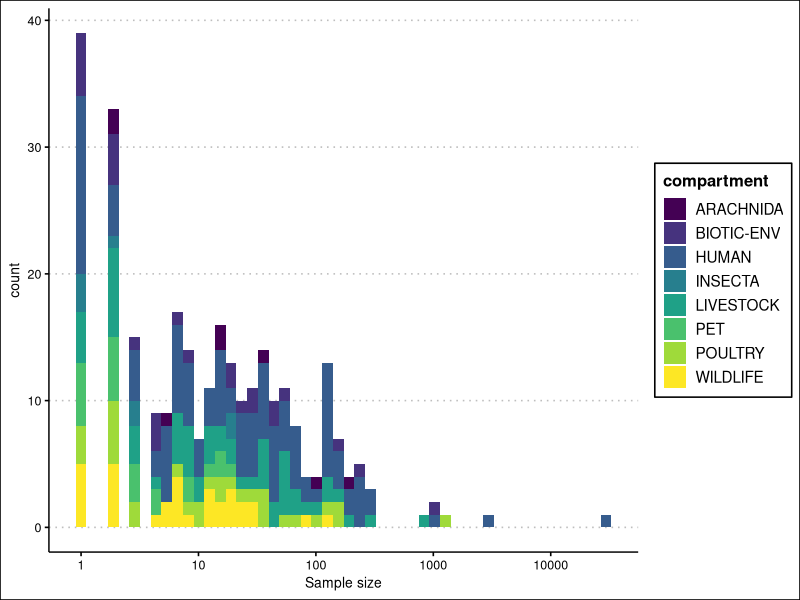
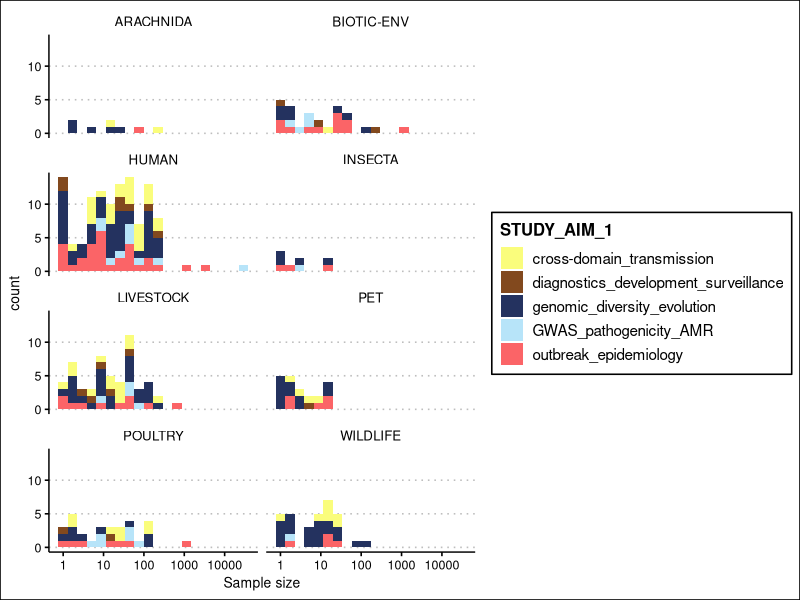
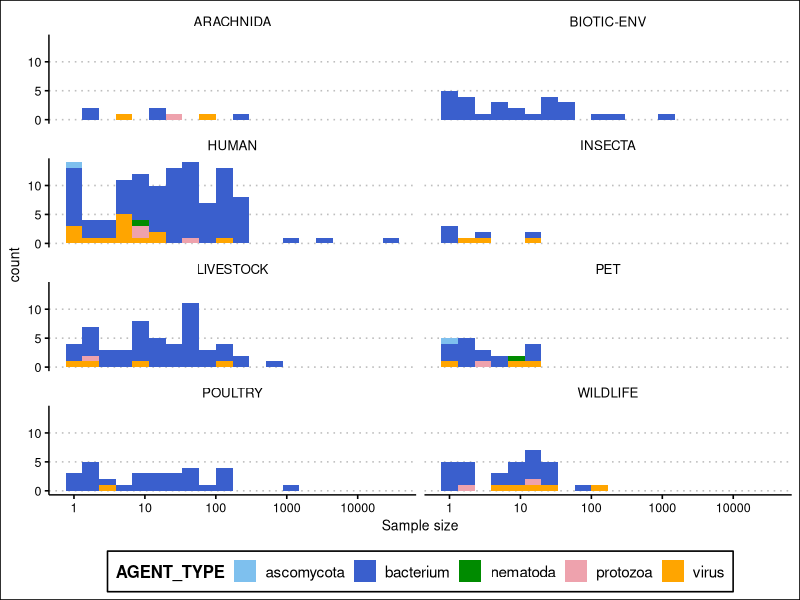
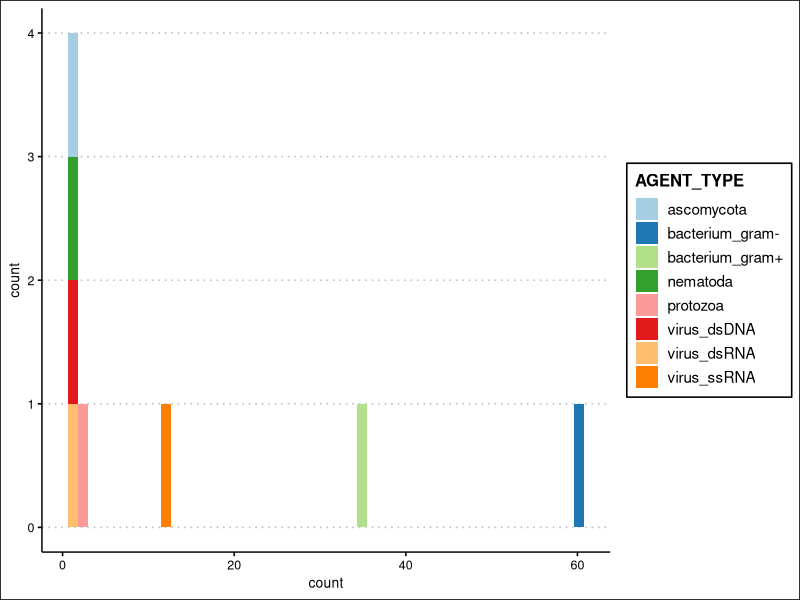
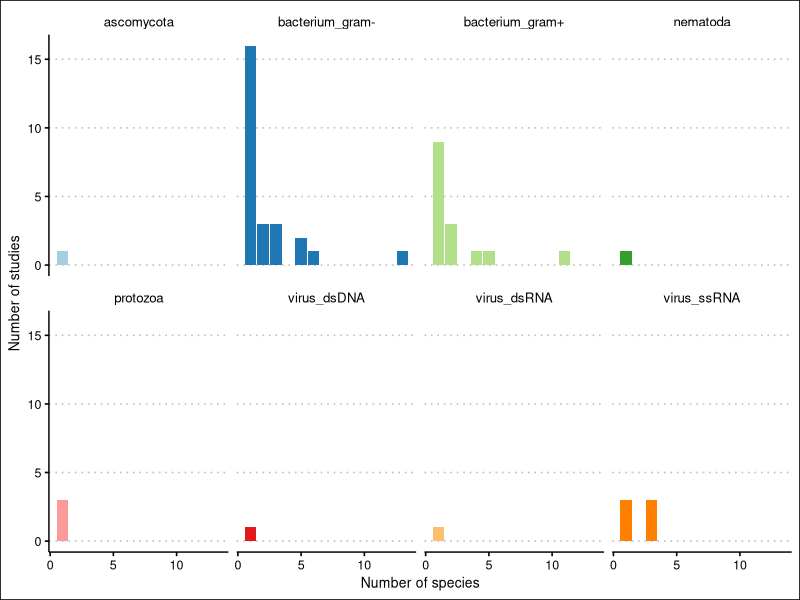
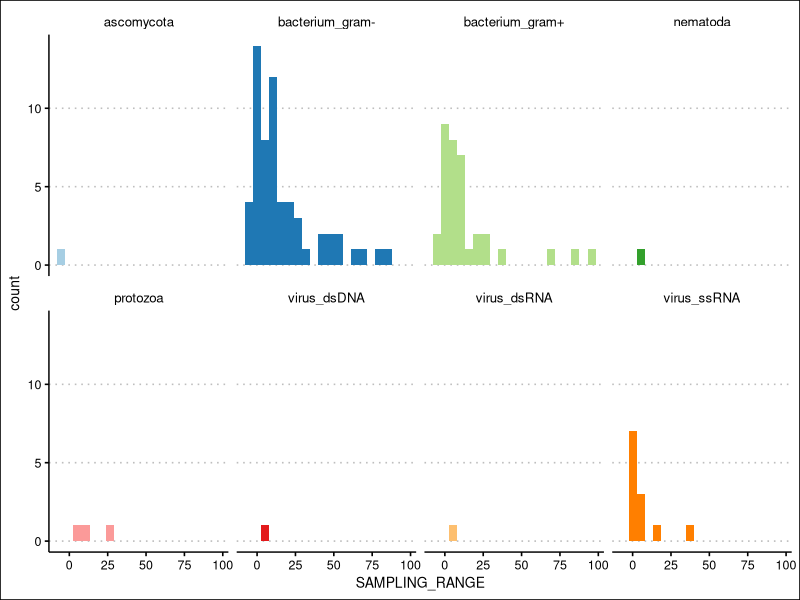
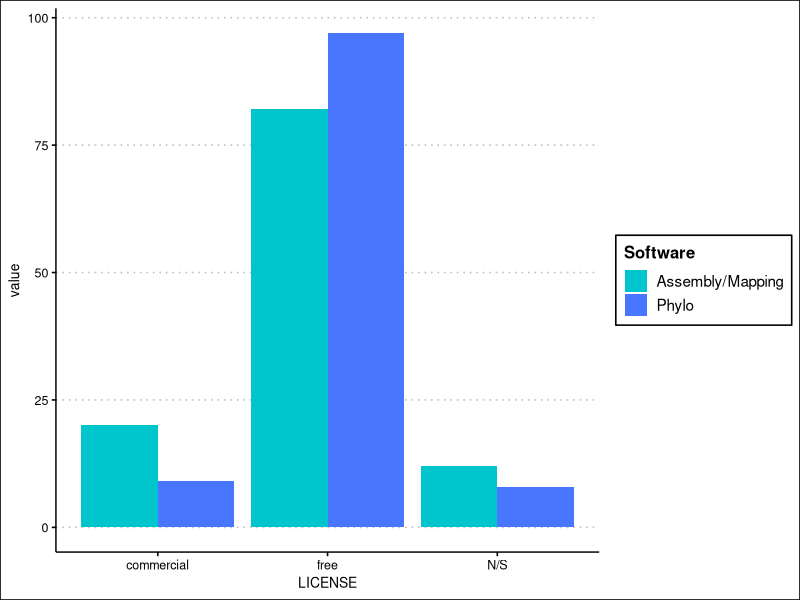
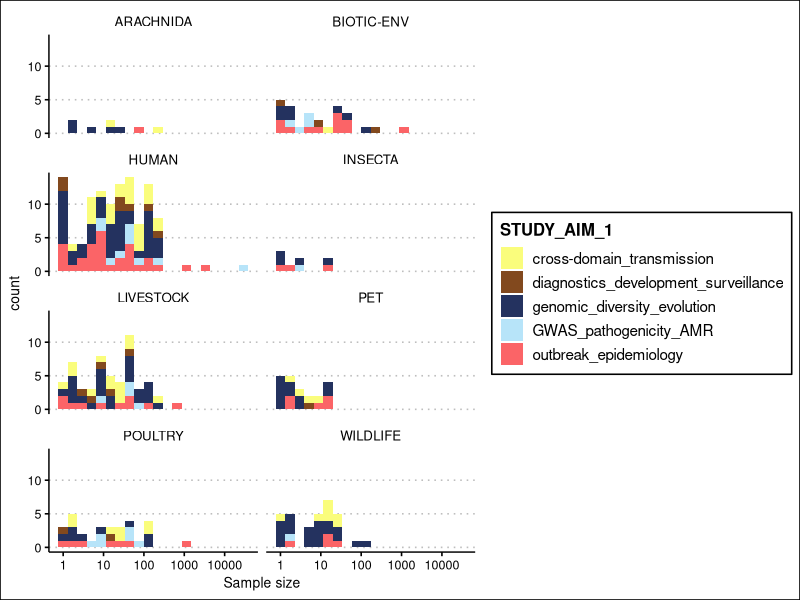

R code for these plots, in order:
## ---- chunk 1
# load libraries 

library(tidyverse)
library(ggpubr)
library(patchwork)
library(ggsci)
library(readxl)

## ---- chunk 2
# read data

data <- read_excel("data/NGSscoping_dbv5.xlsx")

## ---- chunk 3
# stacked histogram of sample size by compartment

stacked_hist_sample_size_compartment <-
data |>
  mutate(ARACHNIDA_SAMPLE_SIZE = as.character(ARACHNIDA_SAMPLE_SIZE)) |>
  mutate(INSECTA_SAMPLE_SIZE = as.character(INSECTA_SAMPLE_SIZE)) |>
  select(HUM_SAMPLE_SIZE, POULTRY_SAMPLE_SIZE, LIVESTOCK_SAMPLE_SIZE, WILDLIFE_SAMPLE_SIZE, PET_SAMPLE_SIZE, ARACHNIDA_SAMPLE_SIZE, INSECTA_SAMPLE_SIZE, `BIOTIC-ENV_SAMPLE_SIZE`) |>
  pivot_longer(cols = c(HUM_SAMPLE_SIZE, POULTRY_SAMPLE_SIZE, LIVESTOCK_SAMPLE_SIZE, WILDLIFE_SAMPLE_SIZE, PET_SAMPLE_SIZE, ARACHNIDA_SAMPLE_SIZE, INSECTA_SAMPLE_SIZE, `BIOTIC-ENV_SAMPLE_SIZE`), names_to = "compartment" , values_to = "sample size") |>
  separate(col = "compartment", into = c("compartment", NA, NA), sep = "_", extra = "drop") |>
  mutate(`sample size` = as.numeric(`sample size`)) |>
  mutate(compartment = ifelse(compartment == "HUM", "HUMAN", compartment)) |> ggplot(aes(`sample size`, group = compartment, fill = compartment)) + 
  geom_histogram(bins = 50) + 
  scale_x_log10() + 
  xlab("Sample size") + 
  ylab("count") + 
  # facet_wrap(~compartment, nrow = 4) + 
  ggthemes::theme_clean() + 
  scale_fill_viridis_d()

stacked_hist_sample_size_compartment
# stacked_hist_sample_size_compartment |>
#   ggsave(filename = "figures/stacked_histogram_sample_size_by_compartment.pdf", width=8)
## ---- chunk 4

#  sample size per compartment x study aim

hist_sample_size_compartment_aim <-
data |>
  mutate(ARACHNIDA_SAMPLE_SIZE = as.character(ARACHNIDA_SAMPLE_SIZE)) |>
  mutate(INSECTA_SAMPLE_SIZE = as.character(INSECTA_SAMPLE_SIZE)) |>
  select(HUM_SAMPLE_SIZE, POULTRY_SAMPLE_SIZE, LIVESTOCK_SAMPLE_SIZE, WILDLIFE_SAMPLE_SIZE, PET_SAMPLE_SIZE, ARACHNIDA_SAMPLE_SIZE, INSECTA_SAMPLE_SIZE, `BIOTIC-ENV_SAMPLE_SIZE`, STUDY_AIM_1) |>
  pivot_longer(cols = c(HUM_SAMPLE_SIZE, POULTRY_SAMPLE_SIZE, LIVESTOCK_SAMPLE_SIZE, WILDLIFE_SAMPLE_SIZE, PET_SAMPLE_SIZE, ARACHNIDA_SAMPLE_SIZE, INSECTA_SAMPLE_SIZE, `BIOTIC-ENV_SAMPLE_SIZE`), names_to = "compartment" , values_to = "sample size") |>
  separate(col = "compartment", into = c("compartment", NA, NA), sep = "_", extra = "drop") |>
  mutate(`sample size` = as.numeric(`sample size`)) |>
  mutate(compartment = ifelse(compartment == "HUM", "HUMAN", compartment)) |>
ggplot(aes(`sample size`, group = STUDY_AIM_1, fill = STUDY_AIM_1)) + 
  geom_histogram(bins = 20) + 
  scale_x_log10() + 
  xlab("Sample size") + 
  ylab("count") + 
  facet_wrap(~compartment, nrow = 4) +
  ggthemes::theme_clean() + 
  scale_fill_rickandmorty() + 
  theme(legend.position = "right")

hist_sample_size_compartment_aim
hist_sample_size_compartment_aim <-
  ggsave(filename = "figures/histogram_sample_size_by_compartment_colored_by_study_aim.pdf", width=14, height = 8)

## ---- chunk 5

hist_sample_size_compartment_agent_type <-
data |>
  mutate(ARACHNIDA_SAMPLE_SIZE = as.character(ARACHNIDA_SAMPLE_SIZE)) |>
  mutate(INSECTA_SAMPLE_SIZE = as.character(INSECTA_SAMPLE_SIZE)) |>
  select(HUM_SAMPLE_SIZE, POULTRY_SAMPLE_SIZE, LIVESTOCK_SAMPLE_SIZE, WILDLIFE_SAMPLE_SIZE, PET_SAMPLE_SIZE, ARACHNIDA_SAMPLE_SIZE, INSECTA_SAMPLE_SIZE, `BIOTIC-ENV_SAMPLE_SIZE`, AGENT_TYPE) |>
  pivot_longer(cols = c(HUM_SAMPLE_SIZE, POULTRY_SAMPLE_SIZE, LIVESTOCK_SAMPLE_SIZE, WILDLIFE_SAMPLE_SIZE, PET_SAMPLE_SIZE, ARACHNIDA_SAMPLE_SIZE, INSECTA_SAMPLE_SIZE, `BIOTIC-ENV_SAMPLE_SIZE`), names_to = "compartment" , values_to = "sample size") |>
  separate(col = "compartment", into = c("compartment", NA, NA), sep = "_", extra = "drop") |>
  mutate(`sample size` = as.numeric(`sample size`)) |>
  mutate(compartment = ifelse(compartment == "HUM", "HUMAN", compartment)) |>
  mutate(AGENT_TYPE = ifelse(str_detect(AGENT_TYPE, "bacterium") == TRUE, "bacterium", AGENT_TYPE)) |>
     mutate(AGENT_TYPE = ifelse(str_detect(AGENT_TYPE, "virus") == TRUE, "virus", AGENT_TYPE)) |>
ggplot(aes(`sample size`, group = AGENT_TYPE, fill = AGENT_TYPE)) + 
  geom_histogram(bins = 20) + 
  scale_x_log10() + 
  xlab("Sample size") + 
  ylab("count") + 
  facet_wrap(~compartment, nrow = 4) +
  ggthemes::theme_clean() + 
  scale_fill_manual(values = c("skyblue2", "royalblue3", "green4", "lightpink2", "orange1")) + 
  theme(legend.position = "bottom")


hist_sample_size_compartment_agent_type
hist_sample_size_compartment_agent_type |>
  ggsave(filename = "figures/histogram_sample_size_by_compartment_colored_by_agent_type.pdf", width=14, height = 8)

## ---- chunk 6


discrete_palettes <- list(
  RColorBrewer::brewer.pal(8, "Paired")
)

data |> 
  group_by(AGENT_TYPE) |>
  summarise(count = n()) |>
  ggplot(aes(count, fill = AGENT_TYPE, group = AGENT_TYPE)) + 
  geom_histogram(bins = 50) + 
  scale_fill_discrete(type = discrete_palettes) + 
ggthemes::theme_clean()

n_studies_dist_by_agent_type <- 
data |>
  group_by(AGENT_TYPE, ZOONOTIC_AGENT) |>
  summarise(count = n()) |>
  group_by(AGENT_TYPE, count) |>
  summarise(n_studies = n()) |>
  ggplot(aes(count, n_studies, fill = AGENT_TYPE)) + geom_col() + facet_wrap(~AGENT_TYPE, nrow=2 ) + 
  scale_fill_discrete(type = discrete_palettes) + 
  ggthemes::theme_clean() + 
  theme(legend.position = "none") + xlab("Number of species") + ylab("Number of studies")

n_studies_dist_by_agent_type

# n_studies_dist_by_agent_type |>
#   ggsave(filename = "figures/number_of_studies_by_agent_type.pdf", width = 7, height = 4)
## ---- chunk 7

# not sure how to treat "N/S" in SAMPLING_YEAR.S. 

discrete_palettes <- list(
  RColorBrewer::brewer.pal(8, "Paired")
)

n_studies_by_sampling_range_and_agent_type <- 
data |> 
  # separate(SAMPLING_YEAR.S., sep = "-", into = c("START", "END", NA), extra="drop", fill = "warn", remove = FALSE) |>
  # mutate(END = ifelse(is.na(END), START, END)) |>
  # mutate(START = ifelse(START == "N/S", NA, START)) |>
  # mutate(END = ifelse(START == "N/S", NA, END)) |>
  # mutate(START = as.numeric(START)) |>
  # mutate(END = as.numeric(END)) |> 
  mutate(SAMPLING_RANGE = as.numeric(LAST_SAMPLE_DATE)-as.numeric(FIRST_SAMPLE_DATE)) |>
  mutate(SAMPLING_RANGE = ifelse(is.na(SAMPLING_RANGE), -5, SAMPLING_RANGE)) |> 
  # group_by(AGENT_TYPE, SAMPLING_RANGE) |>
  # summarise(count = n()) >
  ggplot(aes(SAMPLING_RANGE, fill = AGENT_TYPE)) +
  # geom_bar() +
  geom_histogram(bins=20) + 
facet_wrap(~AGENT_TYPE, nrow=2 ) +   # ggplot(aes(SAMPLING_RANGE, count, fill = AGENT_TYPE)) + geom_col() + 
  ggthemes::theme_clean() + 
  scale_fill_discrete(type = discrete_palettes) + theme(legend.position = "none")

n_studies_by_sampling_range_and_agent_type

n_studies_by_sampling_range_and_agent_type |>
  ggsave(filename = "figures/stacked_histogram_number_of_studies_and_sampling_range.pdf", width = 8)

## ---- chunk 8

Assembly_license <-
data |>
  group_by(`ASSEMBLY/MAPPING_LICENSE`) |>
  summarise(`Assembly/Mapping` = n()) |>
  rename(LICENSE = `ASSEMBLY/MAPPING_LICENSE`)
  
software_license <-
data |>
  group_by(PHYLO_LICENSE) |>
  summarise(Phylo = n()) |>
  rename(LICENSE = PHYLO_LICENSE) |>
  left_join(Assembly_license) |>
  pivot_longer(cols = c(Phylo, `Assembly/Mapping`), names_to = "Software")

software_license |>
  ggplot(aes(LICENSE, value, fill = Software)) + geom_col(stat = "identity", position = position_dodge()) +   scale_fill_manual(values = c("turquoise3", "royalblue1")) + 
  ggthemes::theme_clean()

## ---- chunk 9

data |>
  group_by(PHYLO_RESULTS, PHYLO_MODEL) |>
  summarise(n())
